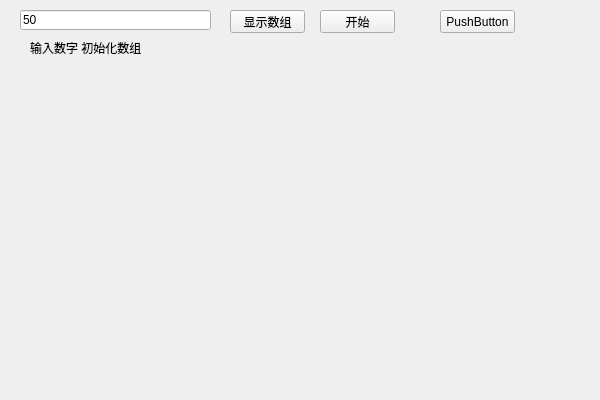
<?xml version="1.0" encoding="UTF-8"?>
<ui version="4.0">
 <class>Widget</class>
 <widget class="QWidget" name="Widget">
  <property name="geometry">
   <rect>
    <x>0</x>
    <y>0</y>
    <width>600</width>
    <height>400</height>
   </rect>
  </property>
  <property name="windowTitle">
   <string>Widget</string>
  </property>
  <widget class="QPushButton" name="pushButton">
   <property name="geometry">
    <rect>
     <x>320</x>
     <y>10</y>
     <width>75</width>
     <height>23</height>
    </rect>
   </property>
   <property name="text">
    <string>开始</string>
   </property>
  </widget>
  <widget class="QPushButton" name="pushButton_2">
   <property name="geometry">
    <rect>
     <x>230</x>
     <y>10</y>
     <width>75</width>
     <height>23</height>
    </rect>
   </property>
   <property name="text">
    <string>显示数组</string>
   </property>
  </widget>
  <widget class="QLineEdit" name="lineEdit">
   <property name="geometry">
    <rect>
     <x>20</x>
     <y>10</y>
     <width>191</width>
     <height>20</height>
    </rect>
   </property>
   <property name="text">
    <string>50</string>
   </property>
  </widget>
  <widget class="QPushButton" name="pushButton_3">
   <property name="geometry">
    <rect>
     <x>440</x>
     <y>10</y>
     <width>75</width>
     <height>23</height>
    </rect>
   </property>
   <property name="text">
    <string>PushButton</string>
   </property>
  </widget>
  <widget class="QLabel" name="label">
   <property name="geometry">
    <rect>
     <x>30</x>
     <y>40</y>
     <width>121</width>
     <height>16</height>
    </rect>
   </property>
   <property name="text">
    <string>输入数字 初始化数组</string>
   </property>
  </widget>
 </widget>
 <layoutdefault spacing="6" margin="11"/>
 <resources/>
 <connections/>
</ui>
